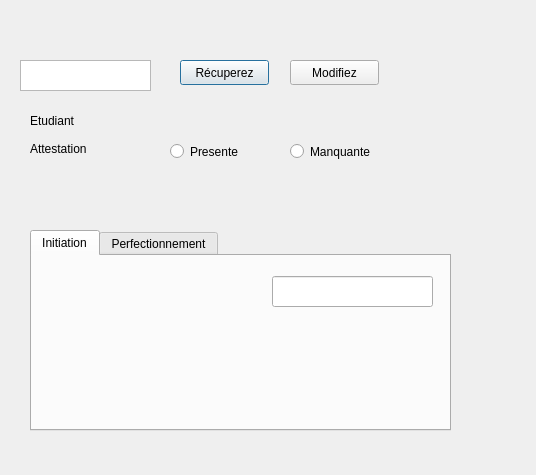
<?xml version="1.0" encoding="UTF-8"?>
<ui version="4.0">
 <class>MainWindow</class>
 <widget class="QDialog" name="MainWindow">
  <property name="geometry">
   <rect>
    <x>0</x>
    <y>0</y>
    <width>536</width>
    <height>475</height>
   </rect>
  </property>
  <property name="windowTitle">
   <string>Update dB</string>
  </property>
  <widget class="QTextEdit" name="cin">
   <property name="geometry">
    <rect>
     <x>20</x>
     <y>60</y>
     <width>131</width>
     <height>31</height>
    </rect>
   </property>
  </widget>
  <widget class="QPushButton" name="get_cin">
   <property name="geometry">
    <rect>
     <x>180</x>
     <y>60</y>
     <width>89</width>
     <height>25</height>
    </rect>
   </property>
   <property name="text">
    <string>Récuperez</string>
   </property>
  </widget>
  <widget class="QLabel" name="etudiant">
   <property name="geometry">
    <rect>
     <x>30</x>
     <y>110</y>
     <width>61</width>
     <height>21</height>
    </rect>
   </property>
   <property name="text">
    <string>Etudiant</string>
   </property>
  </widget>
  <widget class="QLabel" name="student">
   <property name="geometry">
    <rect>
     <x>160</x>
     <y>110</y>
     <width>111</width>
     <height>17</height>
    </rect>
   </property>
   <property name="text">
    <string/>
   </property>
  </widget>
  <widget class="QTabWidget" name="tabWidget">
   <property name="geometry">
    <rect>
     <x>30</x>
     <y>230</y>
     <width>421</width>
     <height>201</height>
    </rect>
   </property>
   <property name="currentIndex">
    <number>0</number>
   </property>
   <widget class="QWidget" name="tab">
    <attribute name="title">
     <string>Initiation</string>
    </attribute>
    <widget class="QLineEdit" name="note_initiation">
     <property name="geometry">
      <rect>
       <x>240</x>
       <y>20</y>
       <width>161</width>
       <height>31</height>
      </rect>
     </property>
    </widget>
   </widget>
   <widget class="QWidget" name="tab_2">
    <attribute name="title">
     <string>Perfectionnement</string>
    </attribute>
    <widget class="QLineEdit" name="note_perfectionnement">
     <property name="geometry">
      <rect>
       <x>40</x>
       <y>30</y>
       <width>351</width>
       <height>121</height>
      </rect>
     </property>
    </widget>
   </widget>
  </widget>
  <widget class="QLabel" name="label">
   <property name="geometry">
    <rect>
     <x>30</x>
     <y>140</y>
     <width>91</width>
     <height>17</height>
    </rect>
   </property>
   <property name="text">
    <string>Attestation</string>
   </property>
  </widget>
  <widget class="QRadioButton" name="presente">
   <property name="geometry">
    <rect>
     <x>170</x>
     <y>140</y>
     <width>112</width>
     <height>23</height>
    </rect>
   </property>
   <property name="text">
    <string>Presente</string>
   </property>
  </widget>
  <widget class="QRadioButton" name="manquante">
   <property name="geometry">
    <rect>
     <x>290</x>
     <y>140</y>
     <width>112</width>
     <height>23</height>
    </rect>
   </property>
   <property name="text">
    <string>Manquante</string>
   </property>
  </widget>
  <widget class="QPushButton" name="edit_db">
   <property name="geometry">
    <rect>
     <x>290</x>
     <y>60</y>
     <width>89</width>
     <height>25</height>
    </rect>
   </property>
   <property name="text">
    <string>Modifiez</string>
   </property>
  </widget>
 </widget>
 <resources/>
 <connections/>
</ui>
